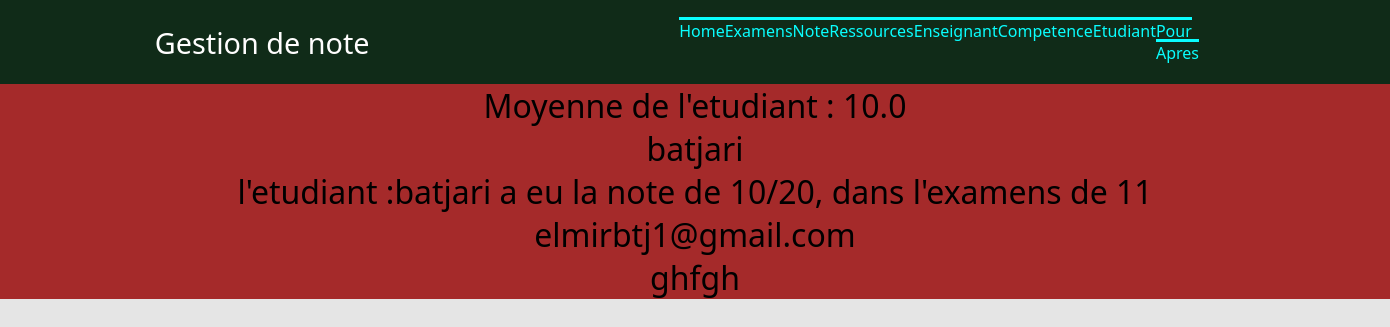
Page /gestion/affiche/3/ on the committed database.
### gestion/models.py (models this page shows, shortened)
class Etudiant(models.Model):
    nom = models.CharField(max_length = 100)
    prenom =models.CharField(max_length = 100,null = True)
    groupe =models.CharField(max_length = 100,null = True)
    photo =models.ImageField(upload_to="images",blank=True, null = True)
    email=models.EmailField(default=None,max_length = 100)
    def __str__(self):
        return  self.nom

class Notes(models.Model):
    examens = models.ForeignKey('Examens', on_delete=models.CASCADE,null = True,)
    etudiant =models.ForeignKey('Etudiant', on_delete=models.CASCADE,null = True,)
    note =models.IntegerField(blank=False, null=True)
    appreciation =models.CharField(max_length=100)

class Examens(models.Model):
    titre = models.CharField(max_length=100)
    date = models.DateField(blank=True, null = True)
    coefficient = models.CharField(max_length=100)
    ressources = models.ForeignKey('Ressources', on_delete=models.CASCADE,null = True,)
    def __str__(self):
        return  self.titre

### gestion/views.py (the view)
# urls.py: path('affiche/<int:id>/', views.affiche),
def affiche(request, id):
    etudiants = models.Etudiant.objects.get(pk=id)
    notes = list(models.Notes.objects.filter(etudiant=etudiants))
    notes = list(models.Notes.objects.filter(etudiant=etudiants))
    moyenne = float(0)
    moyenne_arondie = 0
    for i in notes:
        moyenne = float(moyenne + i.note)
    etudiants.moyenne = str(round(moyenne / len(notes),2))
    return render(request,"gestion/affiche.html",{'etudiants': etudiants,'notes': notes,"etudiants.moyenne":etudiants.moyenne,})

### gestion/templates/gestion/affiche.html (shortened to what this page needs)
     {% extends "gestion/main.html" %}
{% block content %}
{% load static %}
<h1>
Moyenne de l'etudiant : {{etudiants.moyenne}}
</h1>
<h1>{{etudiants.nom}}</h1>
 {% for l in notes %}
<h1>l'etudiant :{{l.etudiant}} a eu la note de {{l.note}}/20, dans l'examens de {{l.examens}} </h1>
<h1>{{etudiants.email}}</h1>
<h1>{{l.appreciation}}</h1>
       {%endfor%}
{% endblock %}
{% block navi %}
 <li> <a href="/gestion/ajout2/{{etudiant.id}}"> Pour apres</a></li>
{% endblock %}

### gestion/static/gestion/style.css (style rules this page uses)
* { font-weight:1; font-family:system-ui,arial; }
html, body { margin : 0px; padding : 0px; background-color: #E5E5E5; }
h1 { text-align : center; }
* { margin: 0; padding: 0; }
body { font-family: Rubik; overflow-x: hidden; }
nav ul li a { color:rgb(10, 254, 254); text-decoration: none; font-size: 1em; border-top-style: solid; text-transform: capitalize; }

### rows in the picture
Etudiant: moyenne "10.0", nom "batjari", email "elmirbtj1@gmail.com"
Notes: etudiant "batjari", note "10", examens "11", appreciation "ghfgh"
